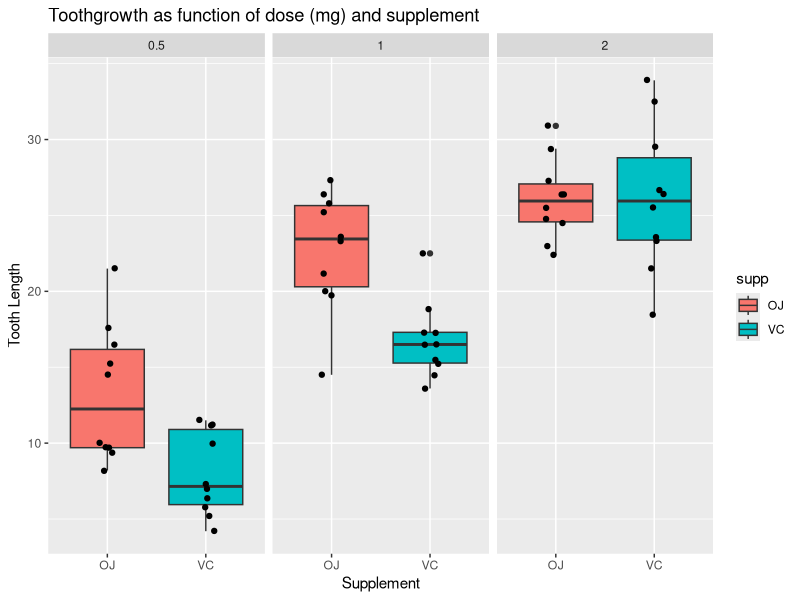

This figure's R source:
data(ToothGrowth)

head(ToothGrowth)

summary(ToothGrowth)

str(ToothGrowth)

dim(ToothGrowth)

table(ToothGrowth[,2:3])

library(ggplot2)

g <-  ggplot(ToothGrowth, aes(supp, len)) +
        geom_boxplot(aes(fill = supp)) + geom_jitter(width = 0.1) +
        facet_wrap(~ dose, nrow = 1, ncol = 3) +
        labs(title = "Toothgrowth as function of dose (mg) and supplement") +
        labs(x = "Supplement", y ="Tooth Length")
        
LENOJHALF <- ToothGrowth$len[(ToothGrowth$supp=="OJ" & ToothGrowth$dose==0.5)]
LENVCHALF <- ToothGrowth$len[(ToothGrowth$supp=="VC" & ToothGrowth$dose==0.5)]
LENOJONE <- ToothGrowth$len[(ToothGrowth$supp=="OJ" & ToothGrowth$dose==1)]
LENVCONE <- ToothGrowth$len[(ToothGrowth$supp=="VC" & ToothGrowth$dose==1)]
LENOJTWO <- ToothGrowth$len[(ToothGrowth$supp=="OJ" & ToothGrowth$dose==2)]
LENVCTWO <- ToothGrowth$len[(ToothGrowth$supp=="VC" & ToothGrowth$dose==2)]

t.test(LENOJHALF, LENVCHALF, alternative = "two.sided", mu=0, paired=FALSE, var.equal=FALSE, conf.level=0.95)
t.test(LENOJONE, LENVCONE, alternative = "two.sided", mu=0, paired=FALSE, var.equal=FALSE, conf.level=0.95)
t.test(LENOJTWO, LENVCTWO, alternative = "two.sided", mu=0, paired=FALSE, var.equal=FALSE, conf.level=0.95)
